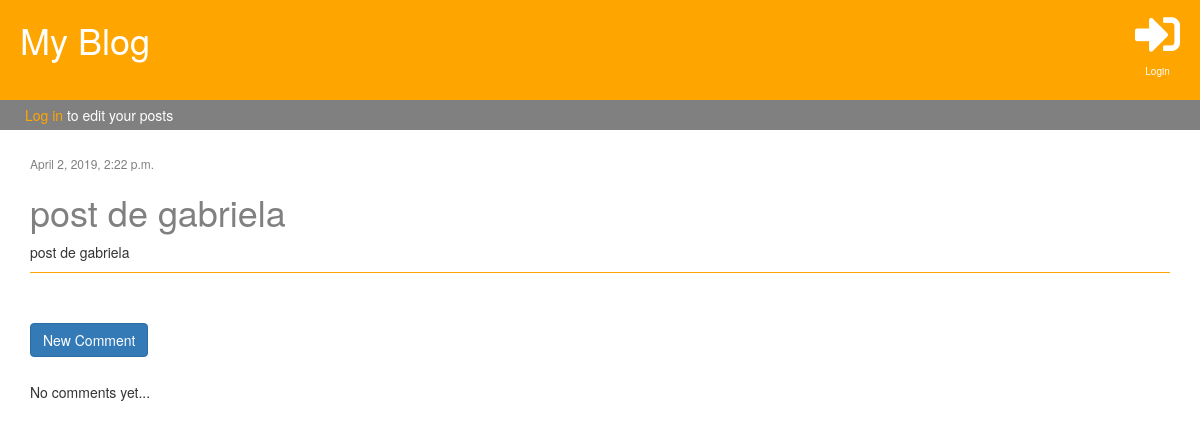
The app's page /post/17/ with its own data.
### blog/models.py (models this page shows, shortened)
class Post(models.Model):
    author = models.ForeignKey('auth.User', on_delete=models.CASCADE)
    title = models.CharField(max_length=200)
    post_text = models.TextField(default=" ")
    created_date = models.DateTimeField(default=timezone.now)
    published_date = models.DateTimeField(blank=True, null=True)
    visits = models.PositiveIntegerField(default=0)
    num_comments = models.PositiveIntegerField(default=0)

### blog/views.py (the view)
# urls.py: path('post/<int:pk>/', views.post_detail, name='post_detail'),
def post_detail(request, pk):
    post = get_object_or_404(Post, pk=pk)
    post.visits += 1
    post.save()
    stuff_frontend = {'post': post}
    return render(request, 'blog/post_detail.html', stuff_frontend)

### blog/templates/blog/post_detail.html (shortened to what this page needs)
{% extends 'blog/base.html' %}
{% block content %}
        <div class="post">
            <div class="date">
                {% if post.published_date %}
                    {{ post.published_date }}
                {% endif %}
            </div>
             <h1>{{ post.title }}</h1>
             <p>{{ post.post_text }}</p>
        </div>
        <div>
            <a href="{% url 'add_comment' pk=post.pk %}" class="btn btn-primary" style="margin-bottom:25px">New Comment</a>
        </div>
          {% for comment in post.comments.all %}
            <div>
                <div class="date">
                    <p>{{comment.created_date}}</p>
                </div>
                {% if request.user == comment.author %}
                <a href="{% url 'remove_comment' pk=comment.pk %}"><i class="fas fa-trash-alt"></i></a>
                {% endif %}
                <p><strong>{{comment.author.username}}</strong></p>
                <p>{{comment.text}}</p>
                <br>
            </div>
            {% empty %}
            <p>No comments yet...</p>
          {% endfor %}
{% endblock %}

### blog/static/css/style.css (style rules this page uses)
.post { margin-bottom:50px; border-bottom:0.5px solid orange; }
.post a, h2, h1 { color:grey; }
.date { font-size:12px; color:grey; }

### records on screen
Post: published_date "April 2, 2019, 2:22 p.m.", title "post de gabriela", post_text "post de gabriela"
